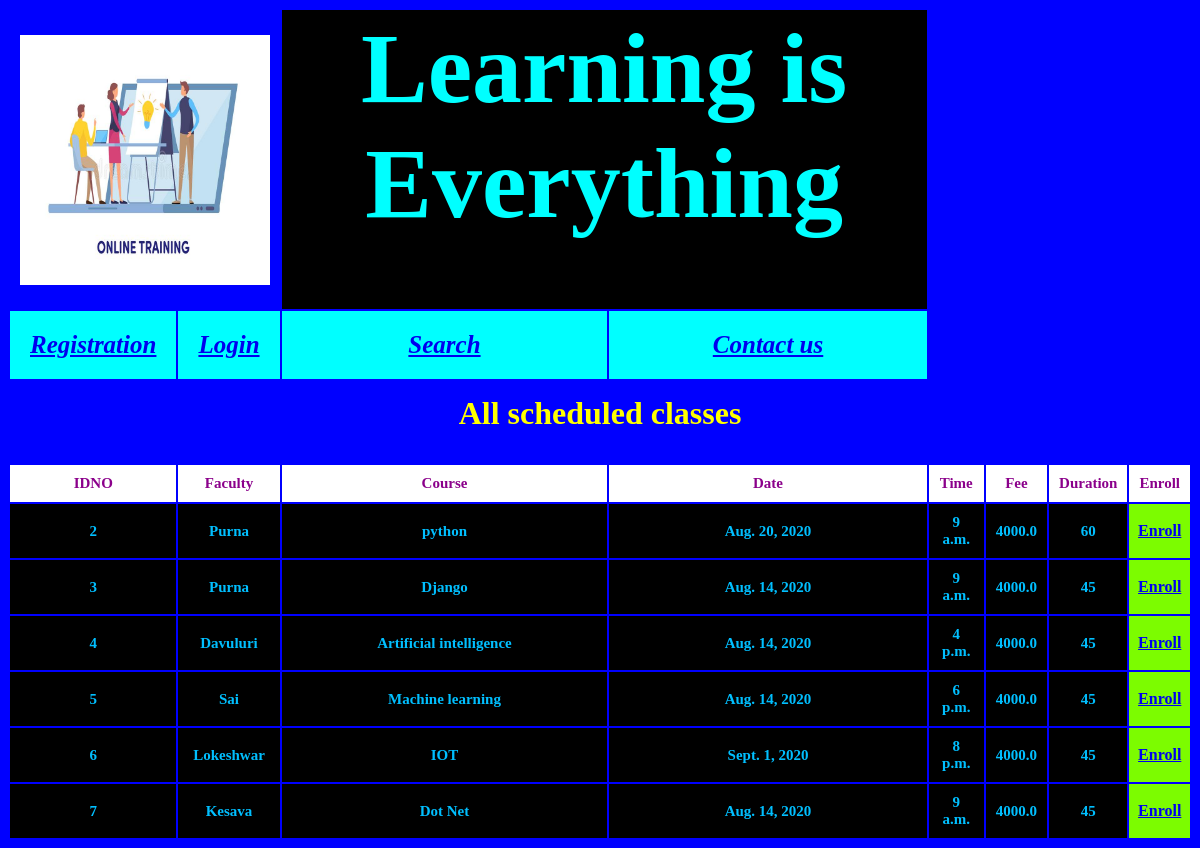
The page / on the database its author committed.
### app1/models.py (models this page shows)
class Add_class(models.Model):
    fno = models.AutoField(primary_key=True)
    fname = models.CharField(max_length=30)
    course = models.CharField(max_length=30)
    date = models.DateField()
    time = models.TimeField()
    fee = models.FloatField()
    duration = models.IntegerField()

### app1/views.py (the view)
# urls.py: path('', views.ShowIndex, name='ShowIndex'),
def ShowIndex(request):
    schedule = Add_class.objects.all()
    return render(request,"main.html",{"schedule":schedule})

### templates/main.html (shortened to what this page needs)
{% extends 'common.html' %}
{% block bhanu %}
   <tr><th colspan="8" class="a1"><h1>All scheduled classes</h1></th></tr>
      <tr><th class="a4" colspan="0.5">IDNO</th><th class="a4">Faculty</th><th class="a4">Course</th><th class="a4">Date</th><th class="a4">Time</th><th class="a4">Fee</th><th class="a4">Duration</th><th class="a4">Enroll</th>
      </tr>
       {% for y in schedule %}
           <tr><th class="a2">{{ y.fno }}</th><th class="a2">{{ y.fname }}</th><th class="a2">{{ y.course }}</th><th class="a2">{{ y.date }}</th><th class="a2">{{ y.time }}</th><th class="a2">{{ y.fee }}</th><th class="a2">{{ y.duration }}</th>
           <th id = "a3"><a href="#">Enroll</a> </th>
           </tr>
       {% endfor %}
{% endblock %}

### templates/common.html (shortened to what this page needs)
<html>
<body bgcolor="blue">
   <table align="center" border="0">
       {% load static %}
       <tr><th colspan="2"><img src="{% static 'images/pro1.jpg' %}" width="250" height="250"></th><th class="m2" colspan="2"><h1>Learning is Everything </h1></th></tr>
               <tr><th class="m1" > <a href="{% url 'Stu_registration' %}">Registration</a></th>
                   <th class="m1" ><a href="{% url 'stu_Login' %}">Login</a></th>
                   <th class="m1" ><a href="#"> Search</a></th>
                   <th class="m1" ><a href="#">Contact us</a></th>
               </tr>
               <tr>
                   <th colspan="4">
                       {% block  bhanu %}
                       {% endblock %}
                   </th>
               </tr>
   </table>
</body>
</html>

### templates/common.html (style rules this page uses)
.m1 { font-size: 25px; font-family: "Arial Black"; background-color: aqua; color: black; padding: 20px; padding-right: 20px; font-style: oblique; text-align: center; }
.m2 { font-size: 50px; font-family: "Times New Roman"; background-color: black; color: aqua; text-blink: 5px; }

### templates/main.html (style rules this page uses)
.a2 { font-size: 15px; font-family: "cursive"; background: black; color: deepskyblue; padding: 10px; }
.a1 { background-color: blue; color: yellow; padding: 10px; }
#a3 { background-color: lawngreen; }
.a4 { font-size: 15px; font-family: "cursive"; background: white; color: darkmagenta; padding: 10px; }

### rows shown on the page
Add_class: fno "2", fname "Purna", course "python", date "Aug. 20, 2020", time "9 a.m.", fee "4000.0", duration "60"
Add_class: fno "3", fname "Purna", course "Django", date "Aug. 14, 2020", time "9 a.m.", fee "4000.0", duration "45"
Add_class: fno "4", fname "Davuluri", course "Artificial intelligence", date "Aug. 14, 2020", time "4 p.m.", fee "4000.0", duration "45"
Add_class: fno "5", fname "Sai", course "Machine learning", date "Aug. 14, 2020", time "6 p.m.", fee "4000.0", duration "45"
Add_class: fno "6", fname "Lokeshwar", course "IOT", date "Sept. 1, 2020", time "8 p.m.", fee "4000.0", duration "45"
Add_class: fno "7", fname "Kesava", course "Dot Net", date "Aug. 14, 2020", time "9 a.m.", fee "4000.0", duration "45"
